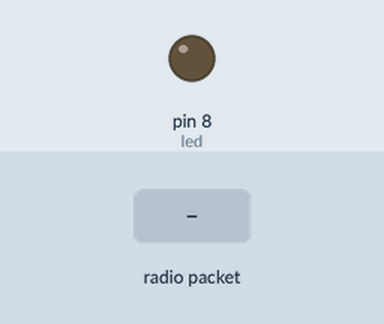
This sketch was run on a simulated Arduino Uno, built with avr-gcc and run on an emulated ATmega328P. On the bench: output pins drawn as LEDs (lit = HIGH). The test bench sets the inputs (shaded band). No radio packets arrive unless stated; what the sketch prints to the serial monitor is not drawn.

Above: at 1.5 s.
1.6 s: radio packet "1" arrives
Timing chart, 0 to 4.6 s (numbered marks = the images above; inputs shaded):
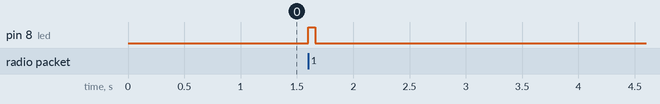

Measured:
- after the input at 1.6 s, pin 8 (led): LOW → HIGH at once, → LOW 0.06 s later

The sketch:

gpsloraserver.ino
```cpp
#include <SPI.h>
#include <RH_RF95.h>


RH_RF95 rf95;

int led = 8;
char xyz[100];

void setup()
{
  pinMode(led, OUTPUT);
  Serial.begin(9600);
  while (!Serial) ; // Wait for serial port to be available
  if (!rf95.init())
   { Serial.println("init failed");  }

  Serial.println("Minitor Dragino LoRa GPS Shield Status");
  Serial.println();
  Serial.println("Sats HDOP Latitude  Longitude  Fix  Date       Time     Date Alt    Course Speed Card  Distance Course Card  Chars Sentences Checksum");
  Serial.println("          (deg)     (deg)      Age                      Age  (m)    --- from GPS ----  ---- to London  ----  RX    RX        Fail");
  Serial.println("-------------------------------------------------------------------------------------------------------------------------------------");
}

void loop()
{
  if (rf95.available())
  {
    // Should be a message for us now
    uint8_t buf[RH_RF95_MAX_MESSAGE_LEN];
    uint8_t len = sizeof(buf);
    if (rf95.recv(buf, &len))
    {
      digitalWrite(led, HIGH);
//      RH_RF95::printBuffer("request: ", buf, len);
      Serial.print("got request: ");
      strcpy(xyz,(char*)buf);
      Serial.println(xyz);
//      Serial.print("RSSI: ");
//      Serial.println(rf95.lastRssi(), DEC);

      // Send a reply
      uint8_t data[] = "got message";
      rf95.send(data, sizeof(data));
      rf95.waitPacketSent();
      Serial.println("Sent a reply");
       digitalWrite(led, LOW);
    }
    else
    {
      Serial.println("recv failed");
    }
  }
}
```
